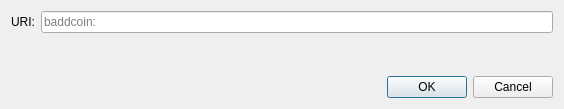
<?xml version="1.0" encoding="UTF-8"?>
<ui version="4.0">
 <class>OpenURIDialog</class>
 <widget class="QDialog" name="OpenURIDialog">
  <property name="geometry">
   <rect>
    <x>0</x>
    <y>0</y>
    <width>564</width>
    <height>109</height>
   </rect>
  </property>
  <property name="windowTitle">
   <string>Open baddcoin URI</string>
  </property>
  <layout class="QVBoxLayout" name="verticalLayout">
   <item>
    <layout class="QHBoxLayout" name="horizontalLayout">
     <item>
      <widget class="QLabel" name="label">
       <property name="text">
        <string>URI:</string>
       </property>
      </widget>
     </item>
     <item>
      <widget class="QValidatedLineEdit" name="uriEdit">
       <property name="placeholderText">
        <string notr="true">baddcoin:</string>
       </property>
      </widget>
     </item>
    </layout>
   </item>
   <item>
    <spacer name="verticalSpacer">
     <property name="orientation">
      <enum>Qt::Vertical</enum>
     </property>
     <property name="sizeHint" stdset="0">
      <size>
       <width>20</width>
       <height>40</height>
      </size>
     </property>
    </spacer>
   </item>
   <item>
    <widget class="QDialogButtonBox" name="buttonBox">
     <property name="orientation">
      <enum>Qt::Horizontal</enum>
     </property>
     <property name="standardButtons">
      <set>QDialogButtonBox::Cancel|QDialogButtonBox::Ok</set>
     </property>
    </widget>
   </item>
  </layout>
 </widget>
 <customwidgets>
  <customwidget>
   <class>QValidatedLineEdit</class>
   <extends>QLineEdit</extends>
   <header>qt/qvalidatedlineedit.h</header>
  </customwidget>
 </customwidgets>
 <resources/>
 <connections>
  <connection>
   <sender>buttonBox</sender>
   <signal>accepted()</signal>
   <receiver>OpenURIDialog</receiver>
   <slot>accept()</slot>
   <hints>
    <hint type="sourcelabel">
     <x>248</x>
     <y>254</y>
    </hint>
    <hint type="destinationlabel">
     <x>157</x>
     <y>274</y>
    </hint>
   </hints>
  </connection>
  <connection>
   <sender>buttonBox</sender>
   <signal>rejected()</signal>
   <receiver>OpenURIDialog</receiver>
   <slot>reject()</slot>
   <hints>
    <hint type="sourcelabel">
     <x>316</x>
     <y>260</y>
    </hint>
    <hint type="destinationlabel">
     <x>286</x>
     <y>274</y>
    </hint>
   </hints>
  </connection>
 </connections>
</ui>
